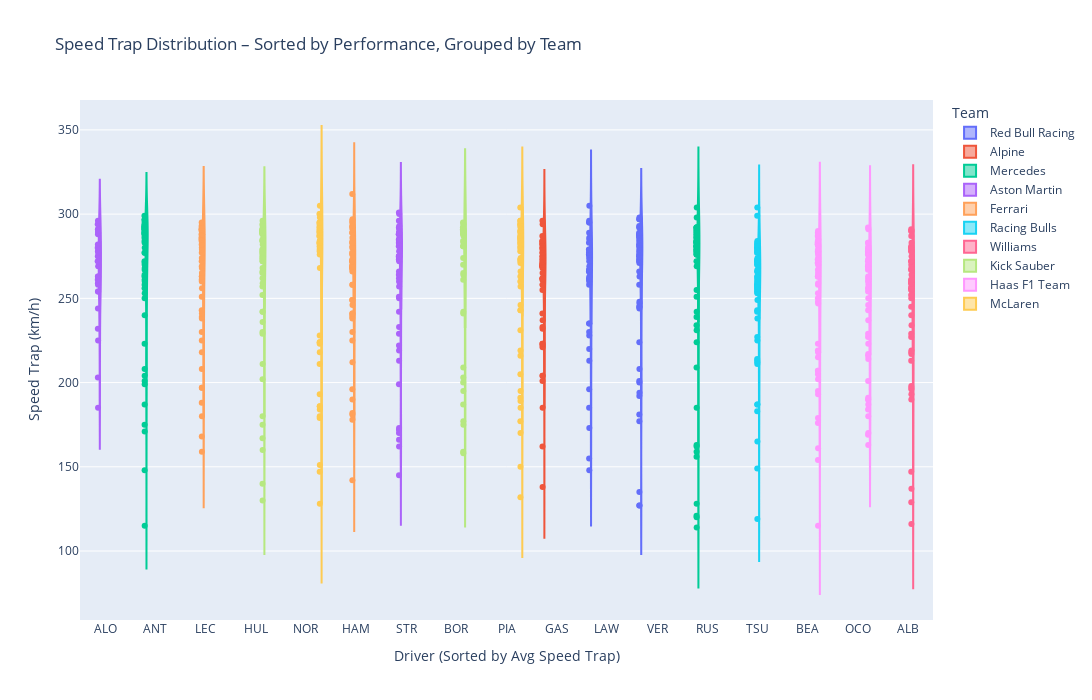

The code cell stored with this chart in its notebook:
### Code cell
# Speed Trap Boxplot by Driver and Constructor

# Group by Driver to get the average speed for sorting
driver_avg_speed = laps.groupby(['Driver', 'Team'])['SpeedST'].mean().reset_index()
driver_avg_speed = driver_avg_speed.sort_values(by='SpeedST', ascending=False)

# Preserve sorting and mapping
driver_avg_speed['DriverTeam'] = driver_avg_speed['Driver'] + " (" + driver_avg_speed['Team'] + ")"
driver_order = driver_avg_speed['Driver'].tolist()
team_color_map = {team: px.colors.qualitative.Set3[i % 12] for i, team in enumerate(driver_avg_speed['Team'].unique())}

# Prepare main df
laps['DriverTeam'] = laps['Driver'] + " (" + laps['Team'] + ")"
laps['Driver'] = pd.Categorical(laps['Driver'], categories=driver_order, ordered=True)

# Create color mapping per row based on Team
laps['TeamColor'] = laps['Team'].map(team_color_map)

fig = px.violin(
    laps,
    x='Driver',
    y='SpeedST',
    color='Team',
    box=True,
    points='all',
    category_orders={'Driver': driver_order},
    hover_data={'Team': True, 'Driver': True, 'SpeedST': True},
    labels={'SpeedST': 'Speed Trap (km/h)', 'Driver': 'Driver'},
    title='Speed Trap Distribution – Sorted by Performance, Grouped by Team'
)

fig.update_layout(
    xaxis_title="Driver (Sorted by Avg Speed Trap)",
    yaxis_title="Speed Trap (km/h)",
    width=1300,
    height=700,
    violinmode='group'
)

fig.show()

### Figure 1 — Plotly figure (JSON) as saved in the notebook; plotly's stock layout.template omitted (floating-point values rounded to 4 significant figures)
{"data": [{"alignmentgroup": "True", "box": {"visible": true}, "customdata": [["Red Bull Racing"], ["Red Bull Racing"], ["Red Bull Racing"], ["Red Bull Racing"], ["Red Bull Racing"], ["Red Bull Racing"], ["Red Bull Racing"], ["Red Bull Racing"], ["Red Bull Racing"], ["Red Bull Racing"], ["Red Bull Racing"], ["Red Bull Racing"], ["Red Bull Racing"], ["Red Bull Racing"], ["Red Bull Racing"], ["Red Bull Racing"], ["Red Bull Racing"], ["Red Bull Racing"], ["Red Bull Racing"], ["Red Bull Racing"], ["Red Bull Racing"], ["Red Bull Racing"], ["Red Bull Racing"], ["Red Bull Racing"], ["Red Bull Racing"], ["Red Bull Racing"], ["Red Bull Racing"], ["Red Bull Racing"], ["Red Bull Racing"], ["Red Bull Racing"], ["Red Bull Racing"], ["Red Bull Racing"], ["Red Bull Racing"], ["Red Bull Racing"], ["Red Bull Racing"], ["Red Bull Racing"], ["Red Bull Racing"], ["Red Bull Racing"], ["Red Bull Racing"], ["Red Bull Racing"], ["Red Bull Racing"], ["Red Bull Racing"], ["Red Bull Racing"], ["Red Bull Racing"], ["Red Bull Racing"], ["Red Bull Racing"], ["Red Bull Racing"], ["Red Bull Racing"], ["Red Bull Racing"], ["Red Bull Racing"], ["Red Bull Racing"], ["Red Bull Racing"], ["Red Bull Racing"], ["Red Bull Racing"], ["Red Bull Racing"], ["Red Bull Racing"], ["Red Bull Racing"], ["Red Bull Racing"], ["Red Bull Racing"], ["Red Bull Racing"], ["Red Bull Racing"], ["Red Bull Racing"], ["Red Bull Racing"], ["Red Bull Racing"], ["Red Bull Racing"], ["Red Bull Racing"], ["Red Bull Racing"], ["Red Bull Racing"], ["Red Bull Racing"], ["Red Bull Racing"], ["Red Bull Racing"], ["Red Bull Racing"], ["Red Bull Racing"], ["Red Bull Racing"], ["Red Bull Racing"], ["Red Bull Racing"], ["Red Bull Racing"], ["Red Bull Racing"], ["Red Bull Racing"], ["Red Bull Racing"], ["Red Bull Racing"], ["Red Bull Racing"], ["Red Bull Racing"], ["Red Bull Racing"], ["Red Bull Racing"], ["Red Bull Racing"], ["Red Bull Racing"], ["Red Bull Racing"], ["Red Bull Racing"], ["Red Bull Racing"], ["Red Bull Racing"], ["Red Bull Racing"], ["Red Bull Racing"]], "hovertemplate": "Team=%{customdata[0]}<br>Driver=%{x}<br>Speed Trap (km/h)=%{y}<extra></extra>", "legendgroup": "Red Bull Racing", "marker": {"color": "#636efa"}, "name": "Red Bull Racing", "offsetgroup": "Red Bull Racing", "orientation": "v", "points": "all", "scalegroup": "True", "showlegend": true, "type": "violin", "x": ["VER", "VER", "VER", "VER", "VER", "VER", "VER", "VER", "VER", "VER", "VER", "VER", "VER", "VER", "VER", "VER", "VER", "VER", "VER", "VER", "VER", "VER", "VER", "VER", "VER", "VER", "VER", "VER", "VER", "VER", "VER", "VER", "VER", "VER", "VER", "VER", "VER", "VER", "VER", "VER", "VER", "VER", "VER", "VER", "VER", "VER", "VER", "VER", "VER", "VER", "VER", "VER", "LAW", "LAW", "LAW", "LAW", "LAW", "LAW", "LAW", "LAW", "LAW", "LAW", "LAW", "LAW", "LAW", "LAW", "LAW", "LAW", "LAW", "LAW", "LAW", "LAW", "LAW", "LAW", "LAW", "LAW", "LAW", "LAW", "LAW", "LAW", "LAW", "LAW", "LAW", "LAW", "LAW", "LAW", "LAW", "LAW", "LAW", "LAW", "LAW", "LAW", "LAW"], "x0": " ", "xaxis": "x", "y": [194, 127, 208, 245, 258, 263, 272, 274, 281, 282, 287, 297, 285, 271, 273, 275, 272, 279, 276, 275, 278, 286, 283, 286, 289, 292, 288, 287, 288, null, 177, 247, 248, 201, 245, 200, 282, 297, 298, 277, 266, 224, 192, 181, 127, 135, 244, 273, null, 284, 280, 293, 148, 185, 196, 230, 235, 276, 269, 261, 276, 258, null, 262, 266, 272, 260, 283, 267, 274, 267, 279, 285, 279, 276, 277, null, 286, 276, 235, 277, 155, 213, 228, 173, 220, 266, 295, 296, 295, 305, 289, 263], "y0": " ", "yaxis": "y"}, {"alignmentgroup": "True", "box": {"visible": true}, "customdata": [["Alpine"], ["Alpine"], ["Alpine"], ["Alpine"], ["Alpine"], ["Alpine"], ["Alpine"], ["Alpine"], ["Alpine"], ["Alpine"], ["Alpine"], ["Alpine"], ["Alpine"], ["Alpine"], ["Alpine"], ["Alpine"], ["Alpine"], ["Alpine"], ["Alpine"], ["Alpine"], ["Alpine"], ["Alpine"], ["Alpine"], ["Alpine"], ["Alpine"], ["Alpine"], ["Alpine"], ["Alpine"], ["Alpine"], ["Alpine"], ["Alpine"], ["Alpine"], ["Alpine"], ["Alpine"], ["Alpine"], ["Alpine"], ["Alpine"], ["Alpine"], ["Alpine"], ["Alpine"], ["Alpine"], ["Alpine"], ["Alpine"], ["Alpine"], ["Alpine"], ["Alpine"], ["Alpine"], ["Alpine"], ["Alpine"], ["Alpine"], ["Alpine"], ["Alpine"], ["Alpine"]], "hovertemplate": "Team=%{customdata[0]}<br>Driver=%{x}<br>Speed Trap (km/h)=%{y}<extra></extra>", "legendgroup": "Alpine", "marker": {"color": "#EF553B"}, "name": "Alpine", "offsetgroup": "Alpine", "orientation": "v", "points": "all", "scalegroup": "True", "showlegend": true, "type": "violin", "x": ["GAS", "GAS", "GAS", "GAS", "GAS", "GAS", "GAS", "GAS", "GAS", "GAS", "GAS", "GAS", "GAS", "GAS", "GAS", "GAS", "GAS", "GAS", "GAS", "GAS", "GAS", "GAS", "GAS", "GAS", "GAS", "GAS", "GAS", "GAS", "GAS", "GAS", "GAS", "GAS", "GAS", "GAS", "GAS", "GAS", "GAS", "GAS", "GAS", "GAS", "GAS", "GAS", "GAS", "GAS", "GAS", "GAS", "GAS", "GAS", "GAS", "GAS", "GAS", "GAS", "GAS"], "x0": " ", "xaxis": "x", "y": [204, 222, 223, 232, 241, 255, 261, 262, 273, 274, 271, 270, null, 269, 268, 275, 269, 280, 272, null, 275, 282, 279, 277, 284, 282, 283, 280, 284, 162, 237, 280, 270, 258, null, 262, 201, 284, 294, 296, 287, 262, 221, 185, 204, 223, 138, 233, 258, 277, 269, 265, 269], "y0": " ", "yaxis": "y"}, {"alignmentgroup": "True", "box": {"visible": true}, "customdata": [["Mercedes"], ["Mercedes"], ["Mercedes"], ["Mercedes"], ["Mercedes"], ["Mercedes"], ["Mercedes"], ["Mercedes"], ["Mercedes"], ["Mercedes"], ["Mercedes"], ["Mercedes"], ["Mercedes"], ["Mercedes"], ["Mercedes"], ["Mercedes"], ["Mercedes"], ["Mercedes"], ["Mercedes"], ["Mercedes"], ["Mercedes"], ["Mercedes"], ["Mercedes"], ["Mercedes"], ["Mercedes"], ["Mercedes"], ["Mercedes"], ["Mercedes"], ["Mercedes"], ["Mercedes"], ["Mercedes"], ["Mercedes"], ["Mercedes"], ["Mercedes"], ["Mercedes"], ["Mercedes"], ["Mercedes"], ["Mercedes"], ["Mercedes"], ["Mercedes"], ["Mercedes"], ["Mercedes"], ["Mercedes"], ["Mercedes"], ["Mercedes"], ["Mercedes"], ["Mercedes"], ["Mercedes"], ["Mercedes"], ["Mercedes"], ["Mercedes"], ["Mercedes"], ["Mercedes"], ["Mercedes"], ["Mercedes"], ["Mercedes"], ["Mercedes"], ["Mercedes"], ["Mercedes"], ["Mercedes"], ["Mercedes"], ["Mercedes"], ["Mercedes"], ["Mercedes"], ["Mercedes"], ["Mercedes"], ["Mercedes"], ["Mercedes"], ["Mercedes"], ["Mercedes"], ["Mercedes"], ["Mercedes"], ["Mercedes"], ["Mercedes"], ["Mercedes"], ["Mercedes"], ["Mercedes"], ["Mercedes"], ["Mercedes"], ["Mercedes"], ["Mercedes"], ["Mercedes"], ["Mercedes"], ["Mercedes"], ["Mercedes"], ["Mercedes"], ["Mercedes"], ["Mercedes"], ["Mercedes"], ["Mercedes"], ["Mercedes"], ["Mercedes"], ["Mercedes"], ["Mercedes"], ["Mercedes"], ["Mercedes"], ["Mercedes"], ["Mercedes"], ["Mercedes"], ["Mercedes"], ["Mercedes"], ["Mercedes"], ["Mercedes"], ["Mercedes"], ["Mercedes"]], "hovertemplate": "Team=%{customdata[0]}<br>Driver=%{x}<br>Speed Trap (km/h)=%{y}<extra></extra>", "legendgroup": "Mercedes", "marker": {"color": "#00cc96"}, "name": "Mercedes", "offsetgroup": "Mercedes", "orientation": "v", "points": "all", "scalegroup": "True", "showlegend": true, "type": "violin", "x": ["ANT", "ANT", "ANT", "ANT", "ANT", "ANT", "ANT", "ANT", "ANT", "ANT", "ANT", "ANT", "ANT", "ANT", "ANT", "ANT", "ANT", "ANT", "ANT", "ANT", "ANT", "ANT", "ANT", "ANT", "ANT", "ANT", "ANT", "ANT", "ANT", "ANT", "ANT", "ANT", "ANT", "ANT", "ANT", "ANT", "ANT", "ANT", "ANT", "ANT", "ANT", "ANT", "ANT", "ANT", "ANT", "ANT", "ANT", "ANT", "ANT", "ANT", "ANT", "ANT", "ANT", "RUS", "RUS", "RUS", "RUS", "RUS", "RUS", "RUS", "RUS", "RUS", "RUS", "RUS", "RUS", "RUS", "RUS", "RUS", "RUS", "RUS", "RUS", "RUS", "RUS", "RUS", "RUS", "RUS", "RUS", "RUS", "RUS", "RUS", "RUS", "RUS", "RUS", "RUS", "RUS", "RUS", "RUS", "RUS", "RUS", "RUS", "RUS", "RUS", "RUS", "RUS", "RUS", "RUS", "RUS", "RUS", "RUS", "RUS", "RUS", "RUS", "RUS", "RUS", "RUS"], "x0": " ", "xaxis": "x", "y": [187, 201, 204, 240, 258, 271, 264, 270, 261, 268, 290, 294, 277, 291, 283, 289, 284, 290, 287, 293, 299, 292, 293, 296, 297, 288, 289, 291, 290, 175, 263, 277, 272, 250, 256, 267, 208, 295, 297, 292, 223, 288, 260, 199, 115, 171, 148, 253, 280, 289, 286, 293, 291, 185, 114, 234, 251, 269, 276, 281, 278, 286, 284, 281, 288, 284, 279, 277, 281, 276, 277, 288, 279, 291, 286, 283, 287, 292, 284, 290, 292, 283, 121, 159, 255, 231, 209, 239, 156, 289, 298, 304, 224, 292, 276, 163, 128, 120, 162, 242, 272, 284, 292, 278, 289], "y0": " ", "yaxis": "y"}, {"alignmentgroup": "True", "box": {"visible": true}, "customdata": [["Aston Martin"], ["Aston Martin"], ["Aston Martin"], ["Aston Martin"], ["Aston Martin"], ["Aston Martin"], ["Aston Martin"], ["Aston Martin"], ["Aston Martin"], ["Aston Martin"], ["Aston Martin"], ["Aston Martin"], ["Aston Martin"], ["Aston Martin"], ["Aston Martin"], ["Aston Martin"], ["Aston Martin"], ["Aston Martin"], ["Aston Martin"], ["Aston Martin"], ["Aston Martin"], ["Aston Martin"], ["Aston Martin"], ["Aston Martin"], ["Aston Martin"], ["Aston Martin"], ["Aston Martin"], ["Aston Martin"], ["Aston Martin"], ["Aston Martin"], ["Aston Martin"], ["Aston Martin"], ["Aston Martin"], ["Aston Martin"], ["Aston Martin"], ["Aston Martin"], ["Aston Martin"], ["Aston Martin"], ["Aston Martin"], ["Aston Martin"], ["Aston Martin"], ["Aston Martin"], ["Aston Martin"], ["Aston Martin"], ["Aston Martin"], ["Aston Martin"], ["Aston Martin"], ["Aston Martin"], ["Aston Martin"], ["Aston Martin"], ["Aston Martin"], ["Aston Martin"], ["Aston Martin"], ["Aston Martin"], ["Aston Martin"], ["Aston Martin"], ["Aston Martin"], ["Aston Martin"], ["Aston Martin"], ["Aston Martin"], ["Aston Martin"], ["Aston Martin"], ["Aston Martin"], ["Aston Martin"], ["Aston Martin"], ["Aston Martin"], ["Aston Martin"], ["Aston Martin"], ["Aston Martin"], ["Aston Martin"], ["Aston Martin"], ["Aston Martin"], ["Aston Martin"], ["Aston Martin"], ["Aston Martin"], ["Aston Martin"], ["Aston Martin"], ["Aston Martin"], ["Aston Martin"], ["Aston Martin"], ["Aston Martin"]], "hovertemplate": "Team=%{customdata[0]}<br>Driver=%{x}<br>Speed Trap (km/h)=%{y}<extra></extra>", "legendgroup": "Aston Martin", "marker": {"color": "#ab63fa"}, "name": "Aston Martin", "offsetgroup": "Aston Martin", "orientation": "v", "points": "all", "scalegroup": "True", "showlegend": true, "type": "violin", "x": ["ALO", "ALO", "ALO", "ALO", "ALO", "ALO", "ALO", "ALO", "ALO", "ALO", "ALO", "ALO", "ALO", "ALO", "ALO", "ALO", "ALO", "ALO", "ALO", "ALO", "ALO", "ALO", "ALO", "ALO", "ALO", "ALO", "ALO", "ALO", "STR", "STR", "STR", "STR", "STR", "STR", "STR", "STR", "STR", "STR", "STR", "STR", "STR", "STR", "STR", "STR", "STR", "STR", "STR", "STR", "STR", "STR", "STR", "STR", "STR", "STR", "STR", "STR", "STR", "STR", "STR", "STR", "STR", "STR", "STR", "STR", "STR", "STR", "STR", "STR", "STR", "STR", "STR", "STR", "STR", "STR", "STR", "STR", "STR", "STR", "STR", "STR", "STR"], "x0": " ", "xaxis": "x", "y": [185, null, 203, 225, 232, 254, 244, 263, 261, 272, 275, 258, 259, null, 254, 269, 263, 280, null, 278, 282, 288, 277, 291, 296, 289, 290, 294, 166, 199, 213, 233, 251, 264, 266, 278, 275, 273, 272, 275, null, 260, 275, 282, null, 284, 275, 281, 285, 284, 289, 293, 288, 289, 283, 288, 284, 162, 219, 262, 285, 250, 242, 274, 273, 291, 301, 300, 222, 292, 229, 172, 145, 170, 173, 257, 274, 289, 296, 285, 288], "y0": " ", "yaxis": "y"}, {"alignmentgroup": "True", "box": {"visible": true}, "customdata": [["Ferrari"], ["Ferrari"], ["Ferrari"], ["Ferrari"], ["Ferrari"], ["Ferrari"], ["Ferrari"], ["Ferrari"], ["Ferrari"], ["Ferrari"], ["Ferrari"], ["Ferrari"], ["Ferrari"], ["Ferrari"], ["Ferrari"], ["Ferrari"], ["Ferrari"], ["Ferrari"], ["Ferrari"], ["Ferrari"], ["Ferrari"], ["Ferrari"], ["Ferrari"], ["Ferrari"], ["Ferrari"], ["Ferrari"], ["Ferrari"], ["Ferrari"], ["Ferrari"], ["Ferrari"], ["Ferrari"], ["Ferrari"], ["Ferrari"], ["Ferrari"], ["Ferrari"], ["Ferrari"], ["Ferrari"], ["Ferrari"], ["Ferrari"], ["Ferrari"], ["Ferrari"], ["Ferrari"], ["Ferrari"], ["Ferrari"], ["Ferrari"], ["Ferrari"], ["Ferrari"], ["Ferrari"], ["Ferrari"], ["Ferrari"], ["Ferrari"], ["Ferrari"], ["Ferrari"], ["Ferrari"], ["Ferrari"], ["Ferrari"], ["Ferrari"], ["Ferrari"], ["Ferrari"], ["Ferrari"], ["Ferrari"], ["Ferrari"], ["Ferrari"], ["Ferrari"], ["Ferrari"], ["Ferrari"], ["Ferrari"], ["Ferrari"], ["Ferrari"], ["Ferrari"], ["Ferrari"], ["Ferrari"], ["Ferrari"], ["Ferrari"], ["Ferrari"], ["Ferrari"], ["Ferrari"], ["Ferrari"], ["Ferrari"], ["Ferrari"], ["Ferrari"], ["Ferrari"], ["Ferrari"], ["Ferrari"], ["Ferrari"], ["Ferrari"], ["Ferrari"], ["Ferrari"], ["Ferrari"], ["Ferrari"], ["Ferrari"], ["Ferrari"], ["Ferrari"], ["Ferrari"], ["Ferrari"], ["Ferrari"], ["Ferrari"], ["Ferrari"], ["Ferrari"], ["Ferrari"], ["Ferrari"], ["Ferrari"], ["Ferrari"], ["Ferrari"]], "hovertemplate": "Team=%{customdata[0]}<br>Driver=%{x}<br>Speed Trap (km/h)=%{y}<extra></extra>", "legendgroup": "Ferrari", "marker": {"color": "#FFA15A"}, "name": "Ferrari", "offsetgroup": "Ferrari", "orientation": "v", "points": "all", "scalegroup": "True", "showlegend": true, "type": "violin", "x": ["LEC", "LEC", "LEC", "LEC", "LEC", "LEC", "LEC", "LEC", "LEC", "LEC", "LEC", "LEC", "LEC", "LEC", "LEC", "LEC", "LEC", "LEC", "LEC", "LEC", "LEC", "LEC", "LEC", "LEC", "LEC", "LEC", "LEC", "LEC", "LEC", "LEC", "LEC", "LEC", "LEC", "LEC", "LEC", "LEC", "LEC", "LEC", "LEC", "LEC", "LEC", "LEC", "LEC", "LEC", "LEC", "LEC", "LEC", "LEC", "LEC", "LEC", "LEC", "LEC", "HAM", "HAM", "HAM", "HAM", "HAM", "HAM", "HAM", "HAM", "HAM", "HAM", "HAM", "HAM", "HAM", "HAM", "HAM", "HAM", "HAM", "HAM", "HAM", "HAM", "HAM", "HAM", "HAM", "HAM", "HAM", "HAM", "HAM", "HAM", "HAM", "HAM", "HAM", "HAM", "HAM", "HAM", "HAM", "HAM", "HAM", "HAM", "HAM", "HAM", "HAM", "HAM", "HAM", "HAM", "HAM", "HAM", "HAM", "HAM", "HAM", "HAM", "HAM", "HAM"], "x0": " ", "xaxis": "x", "y": [197, 159, 230, 243, 263, 260, 263, 268, 274, 279, 285, 288, 286, 282, 285, 284, null, 285, 290, 287, null, 288, 291, 288, 291, 293, 292, 293, 287, 197, 180, 265, 269, 241, 251, 225, 238, 286, 295, 291, 280, 256, 208, 168, 188, 218, 239, 261, 272, 285, 277, 290, 181, 196, 212, 230, 240, 246, 258, 266, 258, 268, 270, 269, 272, 267, 273, 272, 281, null, 289, 283, 284, 286, 296, 293, 297, 291, 295, 289, 292, 142, 249, 268, 269, 249, 241, 238, 241, 268, 293, 312, 268, 276, 190, 182, 225, 178, 239, 269, 272, 277, 280, 283], "y0": " ", "yaxis": "y"}, {"alignmentgroup": "True", "box": {"visible": true}, "customdata": [["Racing Bulls"], ["Racing Bulls"], ["Racing Bulls"], ["Racing Bulls"], ["Racing Bulls"], ["Racing Bulls"], ["Racing Bulls"], ["Racing Bulls"], ["Racing Bulls"], ["Racing Bulls"], ["Racing Bulls"], ["Racing Bulls"], ["Racing Bulls"], ["Racing Bulls"], ["Racing Bulls"], ["Racing Bulls"], ["Racing Bulls"], ["Racing Bulls"], ["Racing Bulls"], ["Racing Bulls"], ["Racing Bulls"], ["Racing Bulls"], ["Racing Bulls"], ["Racing Bulls"], ["Racing Bulls"], ["Racing Bulls"], ["Racing Bulls"], ["Racing Bulls"], ["Racing Bulls"], ["Racing Bulls"], ["Racing Bulls"], ["Racing Bulls"], ["Racing Bulls"], ["Racing Bulls"], ["Racing Bulls"], ["Racing Bulls"], ["Racing Bulls"], ["Racing Bulls"], ["Racing Bulls"], ["Racing Bulls"], ["Racing Bulls"], ["Racing Bulls"], ["Racing Bulls"], ["Racing Bulls"], ["Racing Bulls"], ["Racing Bulls"], ["Racing Bulls"], ["Racing Bulls"], ["Racing Bulls"], ["Racing Bulls"], ["Racing Bulls"], ["Racing Bulls"]], "hovertemplate": "Team=%{customdata[0]}<br>Driver=%{x}<br>Speed Trap (km/h)=%{y}<extra></extra>", "legendgroup": "Racing Bulls", "marker": {"color": "#19d3f3"}, "name": "Racing Bulls", "offsetgroup": "Racing Bulls", "orientation": "v", "points": "all", "scalegroup": "True", "showlegend": true, "type": "violin", "x": ["TSU", "TSU", "TSU", "TSU", "TSU", "TSU", "TSU", "TSU", "TSU", "TSU", "TSU", "TSU", "TSU", "TSU", "TSU", "TSU", "TSU", "TSU", "TSU", "TSU", "TSU", "TSU", "TSU", "TSU", "TSU", "TSU", "TSU", "TSU", "TSU", "TSU", "TSU", "TSU", "TSU", "TSU", "TSU", "TSU", "TSU", "TSU", "TSU", "TSU", "TSU", "TSU", "TSU", "TSU", "TSU", "TSU", "TSU", "TSU", "TSU", "TSU", "TSU", "TSU"], "x0": " ", "xaxis": "x", "y": [187, 149, 214, 227, 254, 253, 257, 263, 262, 278, 260, 271, 279, 259, 243, 256, 266, 267, 273, 272, 278, 274, 280, 277, 284, 282, 283, 281, null, 119, 213, 249, 271, 212, 238, 242, 257, 273, 304, 299, 270, 256, 183, 165, 187, 211, 225, 255, 258, 261, 272, 282], "y0": " ", "yaxis": "y"}, {"alignmentgroup": "True", "box": {"visible": true}, "customdata": [["Williams"], ["Williams"], ["Williams"], ["Williams"], ["Williams"], ["Williams"], ["Williams"], ["Williams"], ["Williams"], ["Williams"], ["Williams"], ["Williams"], ["Williams"], ["Williams"], ["Williams"], ["Williams"], ["Williams"], ["Williams"], ["Williams"], ["Williams"], ["Williams"], ["Williams"], ["Williams"], ["Williams"], ["Williams"], ["Williams"], ["Williams"], ["Williams"], ["Williams"], ["Williams"], ["Williams"], ["Williams"], ["Williams"], ["Williams"], ["Williams"], ["Williams"], ["Williams"], ["Williams"], ["Williams"], ["Williams"], ["Williams"], ["Williams"], ["Williams"], ["Williams"], ["Williams"], ["Williams"], ["Williams"], ["Williams"], ["Williams"], ["Williams"], ["Williams"], ["Williams"], ["Williams"]], "hovertemplate": "Team=%{customdata[0]}<br>Driver=%{x}<br>Speed Trap (km/h)=%{y}<extra></extra>", "legendgroup": "Williams", "marker": {"color": "#FF6692"}, "name": "Williams", "offsetgroup": "Williams", "orientation": "v", "points": "all", "scalegroup": "True", "showlegend": true, "type": "violin", "x": ["ALB", "ALB", "ALB", "ALB", "ALB", "ALB", "ALB", "ALB", "ALB", "ALB", "ALB", "ALB", "ALB", "ALB", "ALB", "ALB", "ALB", "ALB", "ALB", "ALB", "ALB", "ALB", "ALB", "ALB", "ALB", "ALB", "ALB", "ALB", "ALB", "ALB", "ALB", "ALB", "ALB", "ALB", "ALB", "ALB", "ALB", "ALB", "ALB", "ALB", "ALB", "ALB", "ALB", "ALB", "ALB", "ALB", "ALB", "ALB", "ALB", "ALB", "ALB", "ALB", "ALB"], "x0": " ", "xaxis": "x", "y": [190, 213, 229, null, 234, null, 252, 255, 256, 257, 259, 267, 259, 252, 255, 259, 272, 278, 279, 281, 272, null, 275, 283, 280, 278, 291, 290, 280, 116, 217, 227, 250, 193, 218, 197, 196, 268, 287, 290, 219, 272, 245, 198, 129, 137, 147, 240, 260, 261, 270, 267, 264], "y0": " ", "yaxis": "y"}, {"alignmentgroup": "True", "box": {"visible": true}, "customdata": [["Kick Sauber"], ["Kick Sauber"], ["Kick Sauber"], ["Kick Sauber"], ["Kick Sauber"], ["Kick Sauber"], ["Kick Sauber"], ["Kick Sauber"], ["Kick Sauber"], ["Kick Sauber"], ["Kick Sauber"], ["Kick Sauber"], ["Kick Sauber"], ["Kick Sauber"], ["Kick Sauber"], ["Kick Sauber"], ["Kick Sauber"], ["Kick Sauber"], ["Kick Sauber"], ["Kick Sauber"], ["Kick Sauber"], ["Kick Sauber"], ["Kick Sauber"], ["Kick Sauber"], ["Kick Sauber"], ["Kick Sauber"], ["Kick Sauber"], ["Kick Sauber"], ["Kick Sauber"], ["Kick Sauber"], ["Kick Sauber"], ["Kick Sauber"], ["Kick Sauber"], ["Kick Sauber"], ["Kick Sauber"], ["Kick Sauber"], ["Kick Sauber"], ["Kick Sauber"], ["Kick Sauber"], ["Kick Sauber"], ["Kick Sauber"], ["Kick Sauber"], ["Kick Sauber"], ["Kick Sauber"], ["Kick Sauber"], ["Kick Sauber"], ["Kick Sauber"], ["Kick Sauber"], ["Kick Sauber"], ["Kick Sauber"], ["Kick Sauber"], ["Kick Sauber"], ["Kick Sauber"], ["Kick Sauber"], ["Kick Sauber"], ["Kick Sauber"], ["Kick Sauber"], ["Kick Sauber"], ["Kick Sauber"], ["Kick Sauber"], ["Kick Sauber"], ["Kick Sauber"], ["Kick Sauber"], ["Kick Sauber"], ["Kick Sauber"], ["Kick Sauber"], ["Kick Sauber"], ["Kick Sauber"], ["Kick Sauber"], ["Kick Sauber"], ["Kick Sauber"], ["Kick Sauber"], ["Kick Sauber"], ["Kick Sauber"], ["Kick Sauber"], ["Kick Sauber"], ["Kick Sauber"], ["Kick Sauber"], ["Kick Sauber"], ["Kick Sauber"], ["Kick Sauber"], ["Kick Sauber"], ["Kick Sauber"], ["Kick Sauber"], ["Kick Sauber"], ["Kick Sauber"], ["Kick Sauber"], ["Kick Sauber"], ["Kick Sauber"], ["Kick Sauber"], ["Kick Sauber"], ["Kick Sauber"], ["Kick Sauber"]], "hovertemplate": "Team=%{customdata[0]}<br>Driver=%{x}<br>Speed Trap (km/h)=%{y}<extra></extra>", "legendgroup": "Kick Sauber", "marker": {"color": "#B6E880"}, "name": "Kick Sauber", "offsetgroup": "Kick Sauber", "orientation": "v", "points": "all", "scalegroup": "True", "showlegend": true, "type": "violin", "x": ["HUL", "HUL", "HUL", "HUL", "HUL", "HUL", "HUL", "HUL", "HUL", "HUL", "HUL", "HUL", "HUL", "HUL", "HUL", "HUL", "HUL", "HUL", "HUL", "HUL", "HUL", "HUL", "HUL", "HUL", "HUL", "HUL", "HUL", "HUL", "HUL", "HUL", "HUL", "HUL", "HUL", "HUL", "HUL", "HUL", "HUL", "HUL", "HUL", "HUL", "HUL", "HUL", "HUL", "HUL", "HUL", "HUL", "HUL", "HUL", "HUL", "HUL", "HUL", "HUL", "HUL", "BOR", "BOR", "BOR", "BOR", "BOR", "BOR", "BOR", "BOR", "BOR", "BOR", "BOR", "BOR", "BOR", "BOR", "BOR", "BOR", "BOR", "BOR", "BOR", "BOR", "BOR", "BOR", "BOR", "BOR", "BOR", "BOR", "BOR", "BOR", "BOR", "BOR", "BOR", "BOR", "BOR", "BOR", "BOR", "BOR", "BOR", "BOR", "BOR", "BOR"], "x0": " ", "xaxis": "x", "y": [180, 202, null, 230, 242, 259, 265, 268, 274, 279, 266, 272, 277, 272, 284, 278, 285, 282, 289, 288, 289, 291, null, 289, 290, 289, 290, 289, 291, 160, 229, 276, 284, 242, 257, 273, 262, 277, 296, 293, 211, 294, 252, 167, 140, 130, 175, 236, 275, 284, 291, 289, 290, 158, 177, 203, 242, 264, 274, 281, 270, 261, 281, 283, null, 284, 287, 281, 288, null, 289, 291, 290, 289, 291, 292, 290, 291, null, 292, 291, 290, 159, 200, 195, 187, 175, 241, 288, 295, 294, 265, 209], "y0": " ", "yaxis": "y"}, {"alignmentgroup": "True", "box": {"visible": true}, "customdata": [["Haas F1 Team"], ["Haas F1 Team"], ["Haas F1 Team"], ["Haas F1 Team"], ["Haas F1 Team"], ["Haas F1 Team"], ["Haas F1 Team"], ["Haas F1 Team"], ["Haas F1 Team"], ["Haas F1 Team"], ["Haas F1 Team"], ["Haas F1 Team"], ["Haas F1 Team"], ["Haas F1 Team"], ["Haas F1 Team"], ["Haas F1 Team"], ["Haas F1 Team"], ["Haas F1 Team"], ["Haas F1 Team"], ["Haas F1 Team"], ["Haas F1 Team"], ["Haas F1 Team"], ["Haas F1 Team"], ["Haas F1 Team"], ["Haas F1 Team"], ["Haas F1 Team"], ["Haas F1 Team"], ["Haas F1 Team"], ["Haas F1 Team"], ["Haas F1 Team"], ["Haas F1 Team"], ["Haas F1 Team"], ["Haas F1 Team"], ["Haas F1 Team"], ["Haas F1 Team"], ["Haas F1 Team"], ["Haas F1 Team"], ["Haas F1 Team"], ["Haas F1 Team"], ["Haas F1 Team"], ["Haas F1 Team"], ["Haas F1 Team"], ["Haas F1 Team"], ["Haas F1 Team"], ["Haas F1 Team"], ["Haas F1 Team"], ["Haas F1 Team"], ["Haas F1 Team"], ["Haas F1 Team"], ["Haas F1 Team"], ["Haas F1 Team"], ["Haas F1 Team"], ["Haas F1 Team"], ["Haas F1 Team"], ["Haas F1 Team"], ["Haas F1 Team"], ["Haas F1 Team"], ["Haas F1 Team"], ["Haas F1 Team"], ["Haas F1 Team"], ["Haas F1 Team"], ["Haas F1 Team"], ["Haas F1 Team"], ["Haas F1 Team"], ["Haas F1 Team"], ["Haas F1 Team"], ["Haas F1 Team"], ["Haas F1 Team"], ["Haas F1 Team"], ["Haas F1 Team"], ["Haas F1 Team"], ["Haas F1 Team"], ["Haas F1 Team"], ["Haas F1 Team"], ["Haas F1 Team"], ["Haas F1 Team"], ["Haas F1 Team"], ["Haas F1 Team"], ["Haas F1 Team"], ["Haas F1 Team"], ["Haas F1 Team"], ["Haas F1 Team"], ["Haas F1 Team"], ["Haas F1 Team"], ["Haas F1 Team"], ["Haas F1 Team"], ["Haas F1 Team"], ["Haas F1 Team"], ["Haas F1 Team"], ["Haas F1 Team"], ["Haas F1 Team"], ["Haas F1 Team"], ["Haas F1 Team"], ["Haas F1 Team"], ["Haas F1 Team"], ["Haas F1 Team"], ["Haas F1 Team"], ["Haas F1 Team"], ["Haas F1 Team"], ["Haas F1 Team"], ["Haas F1 Team"], ["Haas F1 Team"], ["Haas F1 Team"], ["Haas F1 Team"]], "hovertemplate": "Team=%{customdata[0]}<br>Driver=%{x}<br>Speed Trap (km/h)=%{y}<extra></extra>", "legendgroup": "Haas F1 Team", "marker": {"color": "#FF97FF"}, "name": "Haas F1 Team", "offsetgroup": "Haas F1 Team", "orientation": "v", "points": "all", "scalegroup": "True", "showlegend": true, "type": "violin", "x": ["OCO", "OCO", "OCO", "OCO", "OCO", "OCO", "OCO", "OCO", "OCO", "OCO", "OCO", "OCO", "OCO", "OCO", "OCO", "OCO", "OCO", "OCO", "OCO", "OCO", "OCO", "OCO", "OCO", "OCO", "OCO", "OCO", "OCO", "OCO", "OCO", "OCO", "OCO", "OCO", "OCO", "OCO", "OCO", "OCO", "OCO", "OCO", "OCO", "OCO", "OCO", "OCO", "OCO", "OCO", "OCO", "OCO", "OCO", "OCO", "OCO", "OCO", "OCO", "OCO", "BEA", "BEA", "BEA", "BEA", "BEA", "BEA", "BEA", "BEA", "BEA", "BEA", "BEA", "BEA", "BEA", "BEA", "BEA", "BEA", "BEA", "BEA", "BEA", "BEA", "BEA", "BEA", "BEA", "BEA", "BEA", "BEA", "BEA", "BEA", "BEA", "BEA", "BEA", "BEA", "BEA", "BEA", "BEA", "BEA", "BEA", "BEA", "BEA", "BEA", "BEA", "BEA", "BEA", "BEA", "BEA", "BEA", "BEA", "BEA", "BEA", "BEA", "BEA", "BEA"], "x0": " ", "xaxis": "x", "y": [184, 163, 191, 217, 229, 246, 243, 237, 261, 262, 260, 254, 268, 263, 273, 256, 267, 270, 276, 272, 279, 278, 280, 283, 277, 279, 277, 279, null, 214, 187, 170, 201, 169, 180, 269, 283, 292, 291, 276, 227, 190, 216, 258, 256, 190, 223, 250, 269, null, 281, 278, 179, 161, 154, 218, 223, 253, 250, 263, 271, 270, 281, 276, 263, 267, 259, 265, 263, 271, 273, 272, null, 283, 285, 282, 278, 277, 282, 279, 207, 195, 202, 247, 205, 207, 176, 282, 284, 287, 278, 219, 248, 215, 115, 193, 258, 271, 274, 287, 289, 287, 290, 282], "y0": " ", "yaxis": "y"}, {"alignmentgroup": "True", "box": {"visible": true}, "customdata": [["McLaren"], ["McLaren"], ["McLaren"], ["McLaren"], ["McLaren"], ["McLaren"], ["McLaren"], ["McLaren"], ["McLaren"], ["McLaren"], ["McLaren"], ["McLaren"], ["McLaren"], ["McLaren"], ["McLaren"], ["McLaren"], ["McLaren"], ["McLaren"], ["McLaren"], ["McLaren"], ["McLaren"], ["McLaren"], ["McLaren"], ["McLaren"], ["McLaren"], ["McLaren"], ["McLaren"], ["McLaren"], ["McLaren"], ["McLaren"], ["McLaren"], ["McLaren"], ["McLaren"], ["McLaren"], ["McLaren"], ["McLaren"], ["McLaren"], ["McLaren"], ["McLaren"], ["McLaren"], ["McLaren"], ["McLaren"], ["McLaren"], ["McLaren"], ["McLaren"], ["McLaren"], ["McLaren"], ["McLaren"], ["McLaren"], ["McLaren"], ["McLaren"], ["McLaren"], ["McLaren"], ["McLaren"], ["McLaren"], ["McLaren"], ["McLaren"], ["McLaren"], ["McLaren"], ["McLaren"], ["McLaren"], ["McLaren"], ["McLaren"], ["McLaren"], ["McLaren"], ["McLaren"], ["McLaren"], ["McLaren"], ["McLaren"], ["McLaren"], ["McLaren"], ["McLaren"], ["McLaren"], ["McLaren"], ["McLaren"], ["McLaren"], ["McLaren"], ["McLaren"], ["McLaren"], ["McLaren"], ["McLaren"], ["McLaren"], ["McLaren"], ["McLaren"], ["McLaren"], ["McLaren"], ["McLaren"], ["McLaren"], ["McLaren"], ["McLaren"], ["McLaren"], ["McLaren"], ["McLaren"], ["McLaren"], ["McLaren"], ["McLaren"], ["McLaren"], ["McLaren"], ["McLaren"], ["McLaren"], ["McLaren"], ["McLaren"], ["McLaren"]], "hovertemplate": "Team=%{customdata[0]}<br>Driver=%{x}<br>Speed Trap (km/h)=%{y}<extra></extra>", "legendgroup": "McLaren", "marker": {"color": "#FECB52"}, "name": "McLaren", "offsetgroup": "McLaren", "orientation": "v", "points": "all", "scalegroup": "True", "showlegend": true, "type": "violin", "x": ["NOR", "NOR", "NOR", "NOR", "NOR", "NOR", "NOR", "NOR", "NOR", "NOR", "NOR", "NOR", "NOR", "NOR", "NOR", "NOR", "NOR", "NOR", "NOR", "NOR", "NOR", "NOR", "NOR", "NOR", "NOR", "NOR", "NOR", "NOR", "NOR", "NOR", "NOR", "NOR", "NOR", "NOR", "NOR", "NOR", "NOR", "NOR", "NOR", "NOR", "NOR", "NOR", "NOR", "NOR", "NOR", "NOR", "NOR", "NOR", "NOR", "NOR", "NOR", "NOR", "PIA", "PIA", "PIA", "PIA", "PIA", "PIA", "PIA", "PIA", "PIA", "PIA", "PIA", "PIA", "PIA", "PIA", "PIA", "PIA", "PIA", "PIA", "PIA", "PIA", "PIA", "PIA", "PIA", "PIA", "PIA", "PIA", "PIA", "PIA", "PIA", "PIA", "PIA", "PIA", "PIA", "PIA", "PIA", "PIA", "PIA", "PIA", "PIA", "PIA", "PIA", "PIA", "PIA", "PIA", "PIA", "PIA", "PIA", "PIA", "PIA", "PIA", "PIA"], "x0": " ", "xaxis": "x", "y": [186, 180, 218, 276, 281, 280, 278, 284, 279, 282, 281, null, 284, 283, null, 289, 287, 283, 288, 287, 283, 289, 291, 290, 291, 292, 295, null, 291, 294, 179, 184, 186, 224, 151, 211, 298, 300, 305, 223, 292, 228, 224, 147, 128, 193, 268, 290, 289, 295, 293, 300, 189, 132, 231, 257, 273, 280, 271, 274, null, 273, 278, 279, 283, 281, 284, 286, null, 280, 282, 286, 290, 293, 287, 289, 292, 294, 296, 293, 290, 294, 170, 191, 246, 195, 243, 219, 296, 304, 216, 263, 177, 150, 205, 266, 185, 243, 272, 285, 260, 295, 296], "y0": " ", "yaxis": "y"}], "layout": {"height": 700, "legend": {"title": {"text": "Team"}, "tracegroupgap": 0}, "title": {"text": "Speed Trap Distribution – Sorted by Performance, Grouped by Team"}, "violinmode": "group", "width": 1300, "xaxis": {"anchor": "y", "categoryarray": ["ALO", "ANT", "LEC", "HUL", "NOR", "HAM", "STR", "BOR", "PIA", "GAS", "LAW", "VER", "RUS", "TSU", "BEA", "OCO", "ALB"], "categoryorder": "array", "domain": [0, 1], "title": {"text": "Driver (Sorted by Avg Speed Trap)"}}, "yaxis": {"anchor": "x", "domain": [0, 1], "title": {"text": "Speed Trap (km/h)"}}}}
